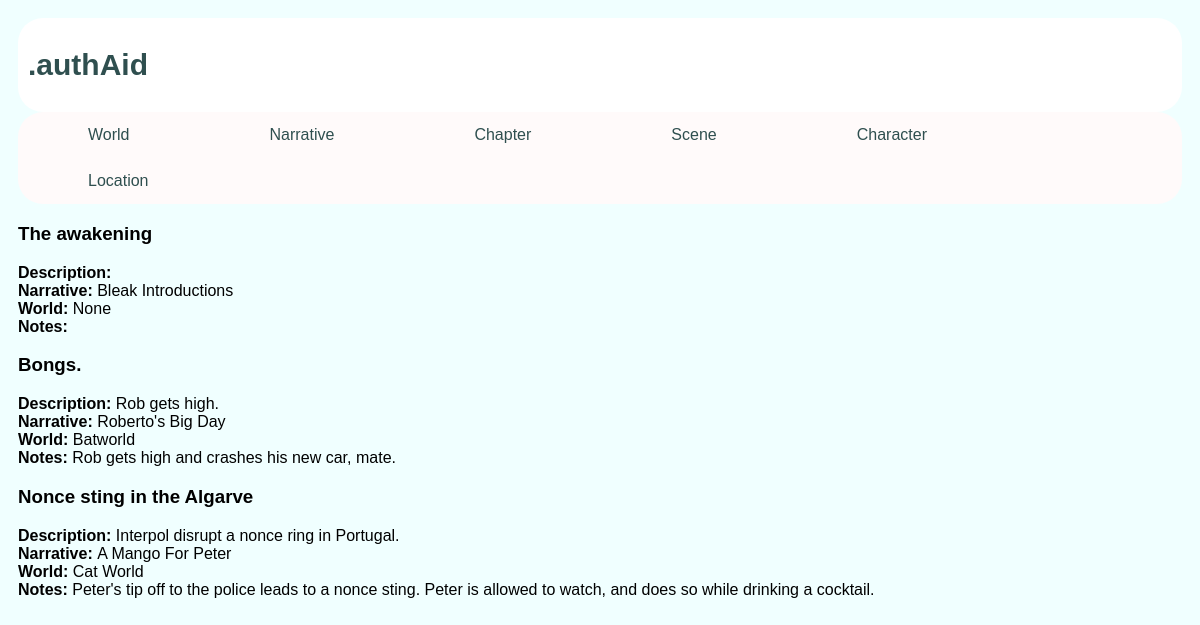
The app's page /author/chapter/, older data.
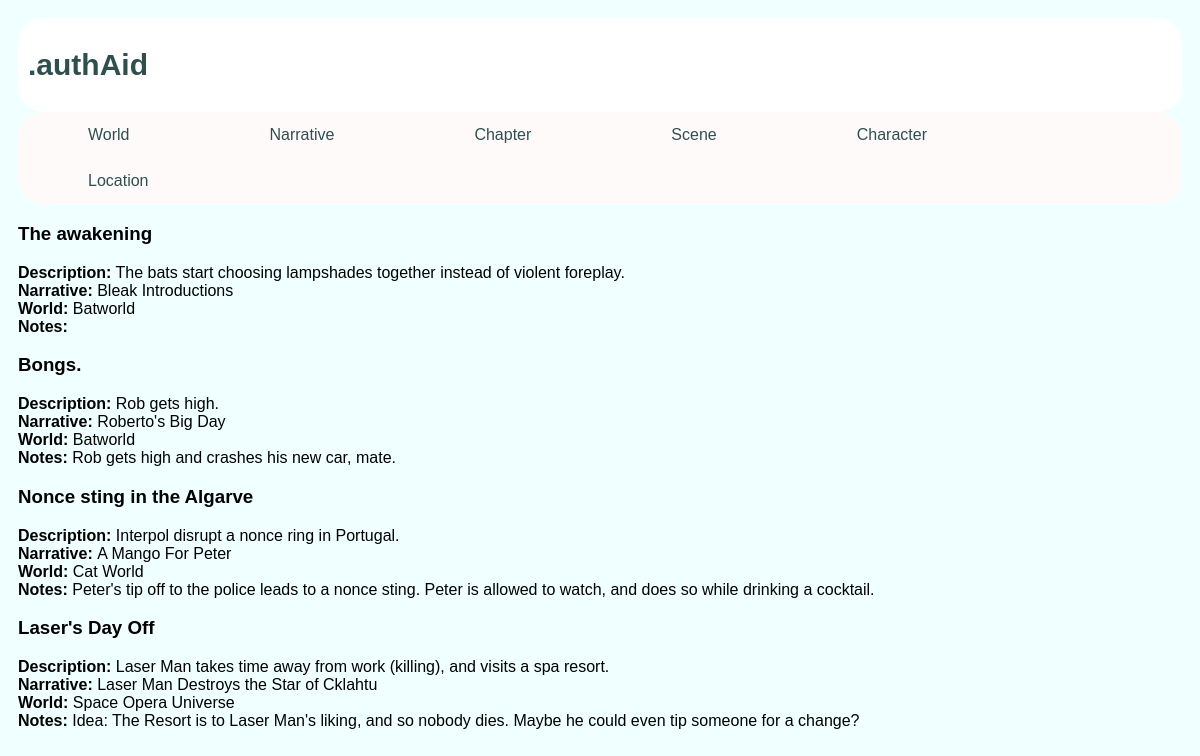
The same page, newer data.
### author/models.py (models this page shows, shortened)
class Chapter(models.Model):
    title = models.CharField(max_length=name_length,default='',blank=True)
    description = models.CharField(max_length=description_length,default='',blank=True)
    notes = notes_all
    ngi = models.ForeignKey(NarrativeGeneralInfo,on_delete=models.CASCADE, null=True,blank=True)
    world = models.ForeignKey(World, on_delete=models.CASCADE, null=True,blank=True)
    chapter_number = models.IntegerField(default=0)

class NarrativeGeneralInfo(models.Model):
    title = models.CharField(max_length=name_length,default='',blank=True)
    description = models.CharField(max_length=description_length,default='',blank=True)
    notes = notes_all
    setting = models.CharField(max_length=2000, default='',blank=True)
    genre = models.CharField(max_length=200, default='',blank=True)
    world = models.ForeignKey(World,on_delete=models.CASCADE, null=True,blank=True)
    def __str__(self):
        return self.title

class World(models.Model):
    name = models.CharField(max_length=name_length, default='',blank=True)
    description = models.CharField(max_length=description_length, default='',blank=True)
    notes = notes_all
    def __str__(self):
        return self.name

class Location(models.Model):
    name = models.CharField(max_length=name_length, default='',blank=True)
    description = models.CharField(max_length=description_length, default='',blank=True)
    notes = notes_all
    world = models.ForeignKey(World, on_delete=models.CASCADE, null=True,blank=True)
    scenes = models.ManyToManyField(Scene,blank=True)
    chapters = models.ManyToManyField(Chapter,blank=True)

### author/views.py (the view)
# urls.py: path('chapter/',views.ChapterView.as_view(), name='chapter'),
class ChapterView(ListView):
    template_name = 'author/chapter.html'
    context_object_name = 'chapter_list'
    def get_queryset(self):
        return Chapter.objects.all().order_by('world')

### author/templates/author/chapter.html (shortened to what this page needs)
<!DOCTYPE html>
<html lang="en">
<head>
</head>
<body>
{% extends "author/base.html" %}
{%block content%}
{%if chapter_list%}
    {%for chapter in chapter_list%}
        <h3>{{chapter.title}}</h3>
        <b>Description:</b> {{chapter.description}}<br>
        <b>Narrative: </b> {{chapter.ngi}}<br>
        <b>World: </b> {{chapter.world}}<br>
        <b>Notes:</b> {{chapter.notes}}<br>
    {%endfor%}
{%endif%}
{%endblock%}

Row changes from the older to the newer data that the page shows:
changed Chapter "The awakening": description (not shown) → "The bats start choosing lampshades together instead of violent foreplay."; world "None" → "Batworld"
added Chapter: title "Laser's Day Off", description "Laser Man takes time away from work (killing), and visits a spa resort.", ngi "Laser Man Destroys the Star of Cklahtu", world "Space Opera Universe", notes "Idea: The Resort is to Laser Man's liking, and so nobody dies. Maybe he could even tip someone for a change?"
